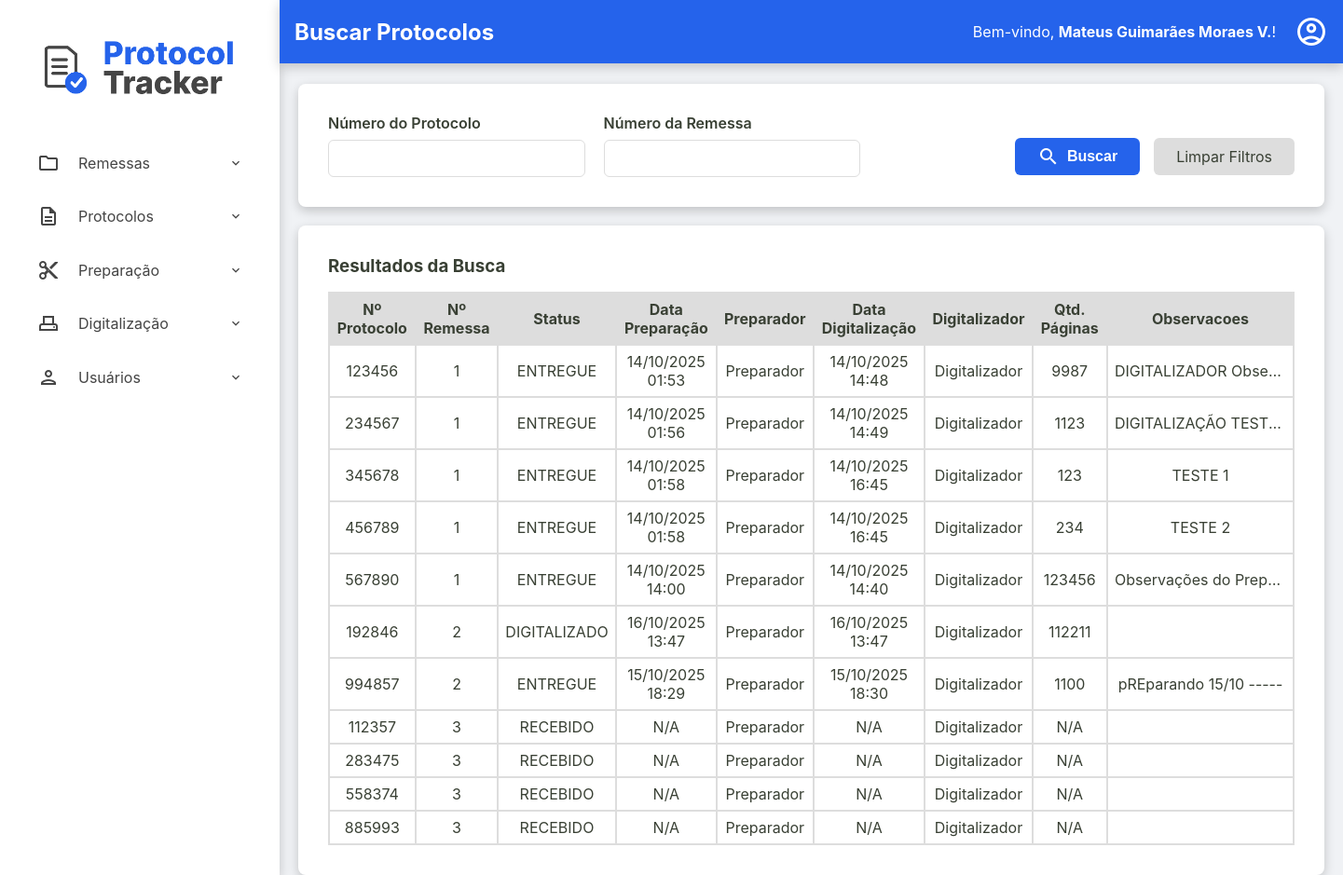
Page /admin/protocolos/buscar-protocolos (signed in) on the earlier database version.
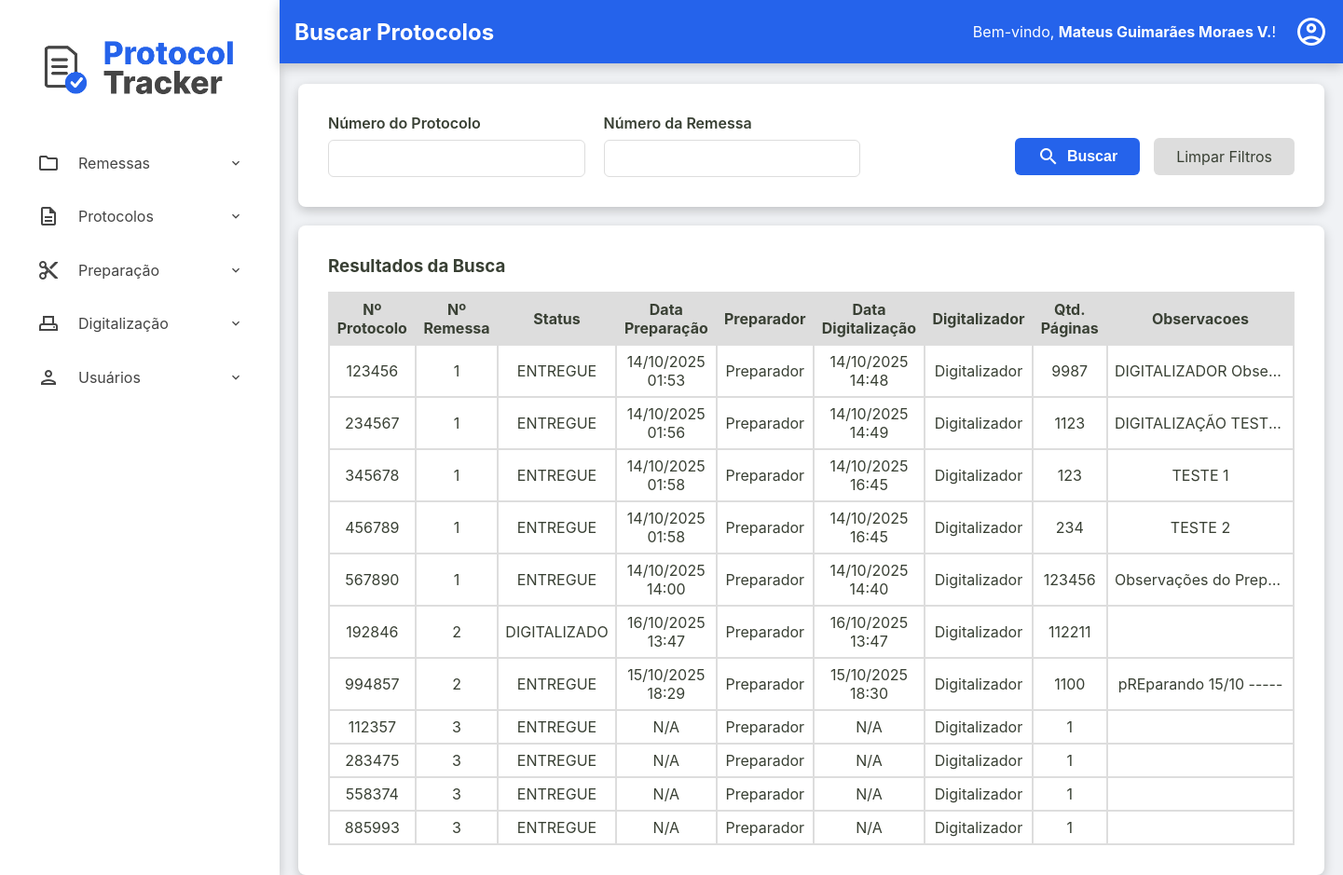
Same page on the later database version.
### tables this page shows
CREATE TABLE usuarios (
    id INTEGER PRIMARY KEY AUTOINCREMENT,
    nome TEXT NOT NULL,
    email TEXT NOT NULL UNIQUE,
    cpf TEXT NOT NULL UNIQUE,
    hash_senha TEXT NOT NULL,
    permissao TEXT NOT NULL,
    data_criacao TEXT NOT NULL DEFAULT CURRENT_TIMESTAMP,
    status INTEGER NOT NULL DEFAULT 1
  );

CREATE TABLE protocolos (
    id TEXT PRIMARY KEY,
    id_remessa TEXT NOT NULL,
    numero_protocolo TEXT NOT NULL UNIQUE,
    data_preparacao TEXT NULL,
    id_preparador INTEGER NULL,
    data_digitalizacao TEXT NULL,
    id_digitalizador INTEGER NULL,
    status TEXT NOT NULL DEFAULT 'RECEBIDO',
    quantidade_paginas INTEGER NULL CHECK (quantidade_paginas >= 0),
    observacoes TEXT NULL,
    FOREIGN KEY (id_remessa) REFERENCES remessas (id),
    FOREIGN KEY (id_preparador) REFERENCES usuarios (id),
    FOREIGN KEY (id_digitalizador) REFERENCES usuarios (id)
  );

CREATE TABLE remessas (
    numero_remessa INTEGER PRIMARY KEY, -- SQLite vai gerenciar o autoincremento aqui
    id TEXT NOT NULL UNIQUE, -- Seu ID de texto continua sendo obrigatório e único
    data_recebimento TEXT NOT NULL,
    data_entrega TEXT NULL,
    status TEXT NOT NULL DEFAULT 'RECEBIDO',
    quantidade_protocolos INTEGER NULL CHECK (quantidade_protocolos >= 0),
    id_administrador INTEGER NOT NULL,
    observacoes TEXT NULL,
    FOREIGN KEY (id_administrador) REFERENCES usuarios (id)
  );

### src/Controller/ProtocoloController.php (called while the page is built, shortened)
<?php
class ProtocoloController
{
    private ?Usuario $usuario_logado = null;
    public function __construct(
        private ProtocoloRepository $protocoloRepository,
        private ProtocoloService $protocoloService,
        private UsuarioRepository $usuarioRepository,
        private RemessaRepository $remessaRepository,
        private DashboardService $dashboardService
    ) {
        $id_usuario = $_SESSION['usuario_logado_id'] ?? null;
        if ($id_usuario) {
            $this->usuario_logado = $this->usuarioRepository->findById($id_usuario);
        }
    }
    public function buscarProtocolos()
    {
        try {
            $titulo_da_pagina = "Buscar Protocolos";
            $usuario_logado = $this->usuario_logado;
            $numero_protocolo = $_GET['numero_protocolo'] ?? null;
            $numero_remessa = $_GET['numero_remessa'] ?? null;
            $listaDePreparadores = $this->usuarioRepository->allByPermissao('preparador');
            $listaDeDigitalizadores = $this->usuarioRepository->allByPermissao('digitalizador');
            $listaProtocolos = $this->protocoloRepository->search($numero_protocolo, $numero_remessa);
            require __DIR__ . '/../../templates/admin/buscar-protocolos.php';
        } catch (Exception $e) {
            $this->home($e->getMessage());
        }
    }
}

### src/Repository/UsuarioRepository.php (called while the page is built, shortened)
<?php
class UsuarioRepository implements UsuarioRepositoryInterface
{
    private PDO $connection;
    public function __construct(PDO $connection)
    {
        $this->connection = $connection;
    }
    public function allByPermissao(string $permissao): array
    {
        $sqlQuery = "SELECT * FROM usuarios WHERE permissao = :permissao";
        $stmt = $this->connection->prepare($sqlQuery);
        $stmt->bindValue(':permissao', $permissao);
        $stmt->execute();
        return $this->hidrataLista($stmt);
    }
    public function findById(int $id): ?Usuario
    {
        $sqlQuery = "SELECT * FROM usuarios WHERE id = :id;";
        $stmt = $this->connection->prepare($sqlQuery);
        $stmt->bindValue(':id', $id);
        $stmt->execute();
        $dadosUsuario = $stmt->fetch();
        return Usuario::fromArray($dadosUsuario);
    }
    private function hidrataLista(PDOStatement $stmt): array
    {
        $listaDeUsuarios = [];
        while($dadosUsuario = $stmt->fetch()){
            $listaDeUsuarios[] = Usuario::fromArray($dadosUsuario);
        }
        return $listaDeUsuarios;
    }
}

### src/Model/Usuario.php (called while the page is built, shortened)
<?php
class Usuario {
    public function getNome(): string { return $this->nome; }
    public static function fromArray(array $array): self
    {
        try {
            $data_criacao = isset($array['data_criacao']) ? new DateTimeImmutable($array['data_criacao']) : null;
        } catch (Exception $e) {
            throw new Exception("Falha ao criar data");
        }
        return new self(
            (int) $array['id'],
            $array['nome'],
            $array['email'],
            $array['cpf'],
            $array['hash_senha'],
            $array['permissao'],
            $data_criacao,
            (bool) $array['status']
        );
    }
}

### src/Controller/Admin/RemessaController.php (called while the page is built, shortened)
<?php
class RemessaController
{
    public function __construct(
        private RemessaRepository $remessaRepository,
        private RemessaService $remessaService,
        private ProtocoloRepository $protocoloRepository,
        private ProtocoloService $protocoloService,
        private UsuarioRepository $usuarioRepository,
        private DashboardService $dashboardService,
        private UsuarioService $usuarioService
    ) {
        $id_usuario = $_SESSION['usuario_logado_id'] ?? null;
        if ($id_usuario) {
            $this->usuario_logado = $this->usuarioRepository->findById($id_usuario);
        }
    }
}

### src/Repository/ProtocoloRepository.php (called while the page is built, shortened)
<?php
class ProtocoloRepository implements ProtocoloRepositoryInterface
{
    private PDO $connection;
    public function __construct(PDO $connection)
    {
        $this->connection = $connection;
    }
    public function search(?string $numero_protocolo = null, ?string $numero_remessa = null): array
    {
        $parametros = [];
        $sqlQuery = "SELECT
        p.numero_protocolo AS numero_protocolo,
        r.numero_remessa AS numero_remessa,
        p.status AS status_protocolo,
        p.data_preparacao AS data_preparacao,
        p.id_preparador AS id_preparador,
        p.data_digitalizacao AS data_digitalizacao,
        p.id_digitalizador AS id_digitalizador,
        p.quantidade_paginas AS quantidade_paginas,
        p.observacoes AS observacoes
        FROM protocolos as p
        JOIN remessas as r
        ON p.id_remessa = r.id";
        $sqlQuery .= ' ORDER BY r.numero_remessa, p.numero_protocolo;';
        $stmt = $this->connection->prepare($sqlQuery);
        $stmt->execute($parametros);
        return $stmt->fetchAll();
    }
}

### templates/admin/buscar-protocolos.php (the view)
<?php require __DIR__ . '/../components/_header.php'; ?>
<div class="container-principal-busca">
    <div class="form-container busca-form-container">
        <form action="/admin/protocolos/buscar-protocolos" method="get" class="busca-form">
            <div class="form-row">
                <div class="form-group">
                    <label for="numero_protocolo">Número do Protocolo</label>
                    <input type="text" id="numero_protocolo" name="numero_protocolo" value="<?= htmlspecialchars($_GET['numero_protocolo'] ?? '') ?>">
                </div>
                <div class="form-group">
                    <label for="numero_remessa">Número da Remessa</label>
                    <input type="text" id="numero_remessa" name="numero_remessa" value="<?= htmlspecialchars($_GET['numero_remessa'] ?? '') ?>">
                </div>
            </div>
            <div class="form-actions">
                <button type="submit" class="btn-buscar">
                    <span class="material-icons-outlined">search</span> Buscar
                </button>
                <a href="/admin/protocolos/buscar-protocolos" class="btn-limpar">Limpar Filtros</a>
            </div>
        </form>
    </div>
    <div class="listagem-container">
        <h3>Resultados da Busca</h3>
        <table class="protocolos-table datatable-js" id="tabela-protocolos">
            <thead>
                <tr>
                    <th>Nº Protocolo</th>
                    <th>Nº Remessa</th>
                    <th>Status</th>
                    <th>Data Preparação</th>
                    <th>Preparador</th>
                    <th>Data Digitalização</th>
                    <th>Digitalizador</th>
                    <th>Qtd. Páginas</th>
                    <th>Observacoes</th>
                </tr>
            </thead>
            <tbody>
                <?php foreach ($listaProtocolos as $protocolo): ?>
                    <tr>
                        <td><?= htmlspecialchars($protocolo['numero_protocolo']) ?></td>
                        <td><?= htmlspecialchars($protocolo['numero_remessa']) ?></td>
                        <td><?= htmlspecialchars($protocolo['status_protocolo']) ?></td>
                        <td><?= $protocolo['data_preparacao'] ? (new DateTimeImmutable($protocolo['data_preparacao']))->format('d/m/Y H:i') : 'N/A' ?></td>
                        <td>
                            <?php
                                foreach ($listaDePreparadores as $preparador) {
                                    if($preparador->getId() == $protocolo['id_preparador']){
                                        $nomePreparador = $preparador->getNome();
                                        break;
                                    }
                                }
                                echo htmlspecialchars($nomePreparador ?? 'N/A');
                            ?>
                        </td>
                        <td><?= $protocolo['data_digitalizacao'] ? (new DateTimeImmutable($protocolo['data_digitalizacao']))->format('d/m/Y H:i') : 'N/A' ?></td>
                        <td>
                            <?php
                                foreach ($listaDeDigitalizadores as $digitalizador) {
                                    if($digitalizador->getId() === $protocolo['id_digitalizador']){
                                        $nomeDigitalizador = $digitalizador->getNome();
                                        break;
                                    }
                                }
                                echo htmlspecialchars($nomeDigitalizador ?? 'N/A');
                            ?>
                        </td>
                        <td><?= htmlspecialchars($protocolo['quantidade_paginas'] ?? 'N/A') ?></td>
                        <td class="coluna-observacoes" title="<?= htmlspecialchars($protocolo['observacoes'] ?? '') ?>"><?= htmlspecialchars($protocolo['observacoes']) ?? '' ?></td>
                    </tr>
                <?php endforeach; ?>
            </tbody>
        </table>
    </div>
</div>
<?php require __DIR__ . '/../components/_footer.php'; ?>

### public/index.php (shortened to what this page needs)
<?php
try {
    $connection = ConnectionCreatorSqlite::createConnectionSqlite();
    $protocoloRepository = new ProtocoloRepository($connection);
    $remessaRepository = new RemessaRepository($connection);
    $usuarioRepository = new UsuarioRepository($connection);
    $dashboardService = new DashboardService($protocoloRepository, $remessaRepository);
    $protocoloService = new ProtocoloService($protocoloRepository, $remessaRepository, $usuarioRepository);
    $remessaService = new RemessaService($remessaRepository, $usuarioRepository, $protocoloRepository);
    $usuarioService = new UsuarioService($usuarioRepository);
    $remessaController = new RemessaController($remessaRepository, $remessaService, $protocoloRepository, $protocoloService, $usuarioRepository, $dashboardService, $usuarioService);
    $protocoloController = new ProtocoloController($protocoloRepository, $protocoloService, $usuarioRepository, $remessaRepository, $dashboardService);
    $url = $_SERVER['REQUEST_URI'];
    $url = parse_url($url, PHP_URL_PATH);
    $method = $_SERVER['REQUEST_METHOD'];
    switch ($url) {
        case '/admin/protocolos/buscar-protocolos':
            if($method === 'GET'){
                $protocoloController->buscarProtocolos();
            }
            break;
    }
} catch (Exception $e) {
    http_response_code(500);
    echo "<p>Mensagem do Erro: " . $e->getMessage() . "</p>";
}

### templates/components/_header.php (shortened to what this page needs)
<!DOCTYPE html>
<html lang="pt-br">
<head>
    <link rel="stylesheet" href="/assets/css/style.css">
    <link rel="stylesheet" href="https://cdn.datatables.net/2.0.8/css/dataTables.dataTables.css">
</head>
<body>
    <div class="container-principal">
        <aside class="sidebar">
            <div class="sidebar-logo">
                <a href="/home"><img src="/assets/imgs/ProtocolTrackerLogo.png" alt="Logo Protocol Tracker"></a>
            </div>
            <nav>
                <ul>
                    <?php if ($permissao === 'administrador'): ?>
                        <li class="has-submenu">
                            <a><span class="material-icons-outlined">folder</span> Remessas</a>
                        </li>
                        <li class="has-submenu">
                            <a><span class="material-icons-outlined">description</span> Protocolos</a>
                        </li>
                        <li class="has-submenu">
                            <a><span class="material-icons-outlined">content_cut</span> Preparação</a>
                        </li>
                        <li class="has-submenu">
                            <a><span class="material-icons-outlined">adf_scanner</span> Digitalização</a>
                        </li>
                        <li class="has-submenu">
                            <a><span class="material-icons-outlined">person</span> Usuários</a>
                        </li>
                    <?php endif; ?>
                </ul>
            </nav>
        </aside>
        <div class="div-conteudo-principal">
            <?php require __DIR__ . '/_content-header.php'; ?>
            <main class="conteudo-principal">

### templates/components/_content-header.php (shortened to what this page needs)
<div class="content-header">
    <div class="header-title">
        <h2><?= isset($titulo_da_pagina) ? htmlspecialchars($titulo_da_pagina) : 'Página sem Título' ?></h2>
    </div>
    <div class="logout">
        <?php if (isset($usuario_logado) && $usuario_logado): ?>
            <div class="welcome-message">
                <span>Bem-vindo, <strong><?= htmlspecialchars($usuario_logado->getNome()) ?></strong>!</span>
            </div>
            <div class="dropdown">
                <a href="#" id="user-menu-toggle" class="action-icon" title="Opções do Usuário">
                    <span class="material-icons-outlined">account_circle</span>
                </a>
            </div>
        <?php endif; ?>
    </div>
</div>

### templates/components/_footer.php (shortened to what this page needs)
            </main>
        </div>
    </div>
</body>
</html>

Differences in the rows shown:
changed protocolos (number 8 of 11 on the later page): status "RECEBIDO" → "ENTREGUE"; quantidade_paginas "N/A" → "1"
changed protocolos (number 9 of 11 on the later page): status "RECEBIDO" → "ENTREGUE"; quantidade_paginas "N/A" → "1"
changed protocolos (number 10 of 11 on the later page): status "RECEBIDO" → "ENTREGUE"; quantidade_paginas "N/A" → "1"
changed protocolos (number 11 of 11 on the later page): status "RECEBIDO" → "ENTREGUE"; quantidade_paginas "N/A" → "1"
